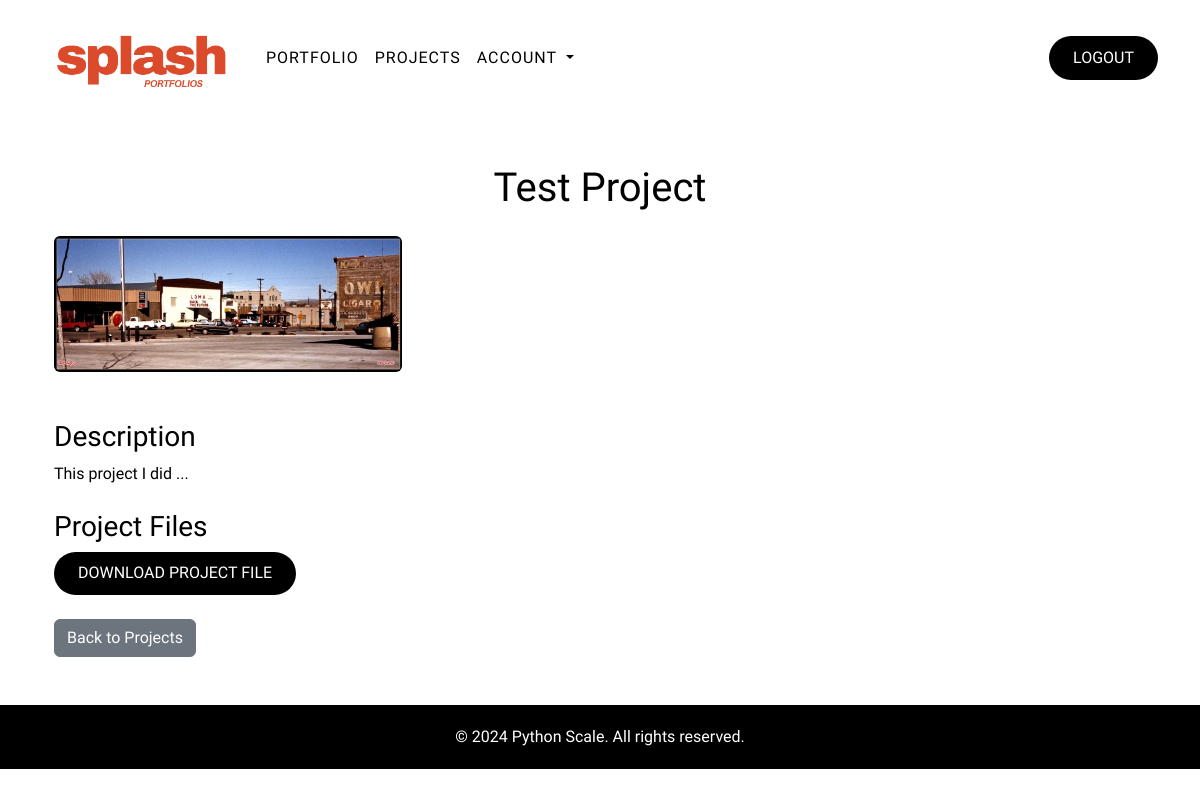
The page /projects/23/ (signed in) on the database its author committed.
### portfolio_app/models.py (models this page shows, shortened)
class Project(models.Model):
    user = models.ForeignKey(CustomUser, on_delete=models.CASCADE, related_name='projects')
    title = models.CharField(max_length=250)
    description = models.TextField(blank=True, null=True)
    files = models.FileField(upload_to='project_files/', null=True, blank=True)

class ProjectImage(models.Model):
    project = models.ForeignKey(Project, related_name='images', on_delete=models.CASCADE)
    image = models.ImageField(upload_to='project_images/')

### portfolio_app/views.py (the view)
# urls.py: path('projects/<int:id>/', views.show_project ,name='show_project'),
@login_required
def show_project(request, id):
    project = get_object_or_404(Project, id=id)
    return render(request, 'show_project.html', {'project': project, 'images': project.images.all()})

### portfolio_app/templates/show_project.html
{% extends 'base.html' %}
{% block content %}
<div class="container my-5">
    <h1 class="text-center mb-4">{{ project.title }}</h1>
    <div class="row mb-4">
        {% for image in images %}
        <div class="col-md-4 mb-4">
            <img src="{{ image.image.url }}" class="img-fluid rounded" alt="Project Image">
        </div>
        {% empty %}
        <div class="col-md-12 mb-4">
            <img src="https://via.placeholder.com/150" class="img-fluid rounded" alt="No image available">
        </div>
        {% endfor %}
    </div>
    <div class="mb-4">
        <h3>Description</h3>
        <p>{{ project.description }}</p>
    </div>
    <div class="mb-4">
        {% if project.files %}
        <h3>Project Files</h3>
        <a href="{{ project.files.url }}" class="btn btn-primary" target="_blank">Download Project File</a>
        {% else %}
        <p>No project files available.</p>
        {% endif %}
    </div>
    <a href="{% url 'projects' %}" class="btn btn-secondary">Back to Projects</a>
</div>
{% endblock %}

### static/css/style.css (style rules this page uses)
body { font-family: 'Aileron', sans-serif; background-color: #ffffff; color: #000000; margin: 0; padding: 0; }
.btn-primary, .btn-danger { font-family: 'Archivo Black', sans-serif; font-weight: 400; text-transform: uppercase; color: #ffffff; background-color: #000000; border: none; padding: 0.6rem 1.5rem; border-radius: 30px; transition: background-color 0.3s ease; }
a { color: #000000; text-decoration: none; font-weight: 600; transition: color 0.3s ease; }

### rows shown on the page
Project: title "Test Project", description "This project I did ..."
ProjectImage: image (picture)
